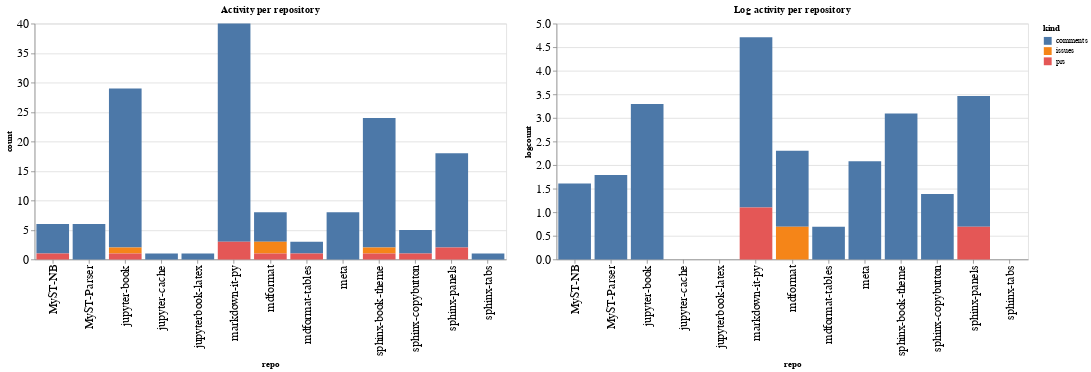

Here is the notebook cell this chart was saved with:
### Code cell
ch1 = alt.Chart(repo_summaries, width=600, title="Activity per repository").mark_bar().encode(
    x='repo',
    y='count',
    color='kind',
    tooltip="kind"
)

ch2 = alt.Chart(repo_summaries, width=600, title="Log activity per repository").mark_bar().encode(
    x='repo',
    y='logcount',
    color='kind',
    tooltip="kind"
)

ch1 | ch2

### Figure 1 — Vega-Lite specification as saved in the notebook (floating-point values rounded to 4 significant figures)
{"config": {"axisLeft": {"labelFontSize": 15}, "axisBottom": {"labelFontSize": 15}}, "hconcat": [{"mark": "bar", "encoding": {"color": {"type": "nominal", "field": "kind"}, "tooltip": {"type": "nominal", "field": "kind"}, "x": {"type": "nominal", "field": "repo"}, "y": {"type": "quantitative", "field": "count"}}, "title": "Activity per repository", "width": 600}, {"mark": "bar", "encoding": {"color": {"type": "nominal", "field": "kind"}, "tooltip": {"type": "nominal", "field": "kind"}, "x": {"type": "nominal", "field": "repo"}, "y": {"type": "quantitative", "field": "logcount"}}, "title": "Log activity per repository", "width": 600}], "data": {"name": "data-f4d355f911ba1a5088bbbb2b95e3b620"}, "$schema": "https://vega.github.io/schema/vega-lite/v4.8.1.json", "datasets": {"data-f4d355f911ba1a5088bbbb2b95e3b620": [{"repo": "MyST-NB", "kind": "comments", "count": 5, "logcount": 1.609}, {"repo": "MyST-NB", "kind": "prs", "count": 1, "logcount": 0.0}, {"repo": "MyST-Parser", "kind": "comments", "count": 6, "logcount": 1.792}, {"repo": "jupyter-book", "kind": "comments", "count": 27, "logcount": 3.296}, {"repo": "jupyter-book", "kind": "issues", "count": 1, "logcount": 0.0}, {"repo": "jupyter-book", "kind": "prs", "count": 1, "logcount": 0.0}, {"repo": "jupyter-cache", "kind": "comments", "count": 1, "logcount": 0.0}, {"repo": "jupyterbook-latex", "kind": "comments", "count": 1, "logcount": 0.0}, {"repo": "markdown-it-py", "kind": "comments", "count": 37, "logcount": 3.611}, {"repo": "markdown-it-py", "kind": "prs", "count": 3, "logcount": 1.099}, {"repo": "mdformat", "kind": "comments", "count": 5, "logcount": 1.609}, {"repo": "mdformat", "kind": "issues", "count": 2, "logcount": 0.6931}, {"repo": "mdformat", "kind": "prs", "count": 1, "logcount": 0.0}, {"repo": "mdformat-tables", "kind": "comments", "count": 2, "logcount": 0.6931}, {"repo": "mdformat-tables", "kind": "prs", "count": 1, "logcount": 0.0}, {"repo": "meta", "kind": "comments", "count": 8, "logcount": 2.079}, {"repo": "sphinx-book-theme", "kind": "comments", "count": 22, "logcount": 3.091}, {"repo": "sphinx-book-theme", "kind": "issues", "count": 1, "logcount": 0.0}, {"repo": "sphinx-book-theme", "kind": "prs", "count": 1, "logcount": 0.0}, {"repo": "sphinx-copybutton", "kind": "comments", "count": 4, "logcount": 1.386}, {"repo": "sphinx-copybutton", "kind": "prs", "count": 1, "logcount": 0.0}, {"repo": "sphinx-panels", "kind": "comments", "count": 16, "logcount": 2.773}, {"repo": "sphinx-panels", "kind": "prs", "count": 2, "logcount": 0.6931}, {"repo": "sphinx-tabs", "kind": "comments", "count": 1, "logcount": 0.0}]}}
